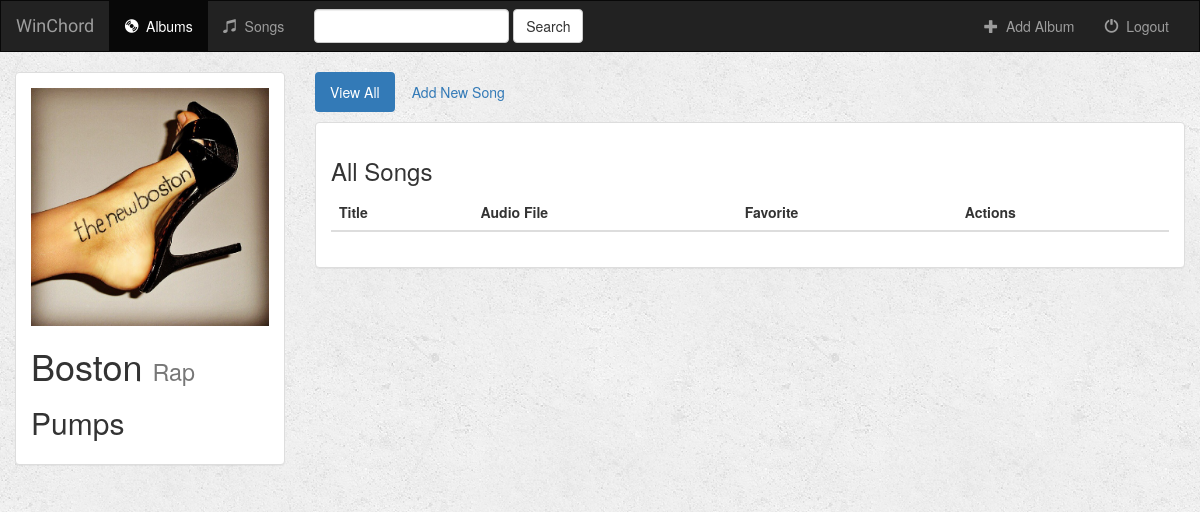
Before: /music/13/ (signed in) with the older database file.
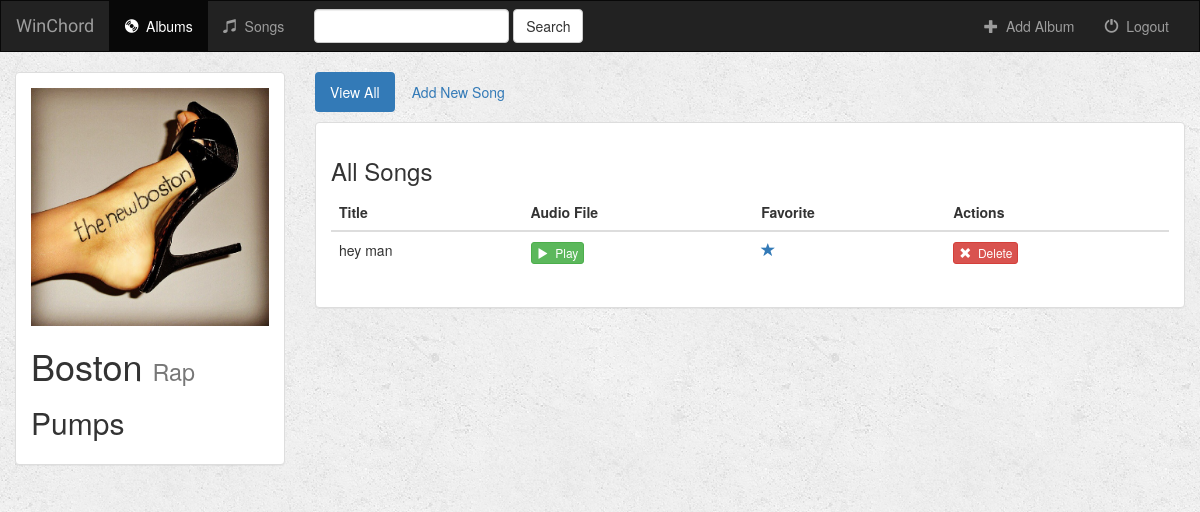
After: the same page with the newer database file.
### music/models.py (models this page shows, shortened)
class Song(models.Model):
    album = models.ForeignKey(Album, on_delete=models.CASCADE)
    song_title = models.CharField(max_length=250)
    audio_file = models.FileField(default='')
    is_favorite = models.BooleanField(default=False)

### music/views.py (the view)
# urls.py: url(r'^(?P<album_id>[0-9]+)/$', views.detail, name='detail'),
def detail(request, album_id):
    if not request.user.is_authenticated:
        return render(request, 'music/login.html')
    else:
        user = request.user
        album = get_object_or_404(Album, pk=album_id)
        return render(request, 'music/detail.html', {'album': album, 'user': user})

### music/models.py (called while the page is built)
    def __str__(self):
        return self.album_title + ' - ' + self.artist

### music/templates/music/detail.html (shortened to what this page needs)
{% extends 'music/base.html' %}
{% block albums_active %}active{% endblock %}
{% block body %}
<div class="container-fluid songs-container">
    <div class="row">
        <div class="col-sm-4 col-md-3">
            <div class="panel panel-default">
                <div class="panel-body">
                    <a href="{% url 'music:detail' album.id %}">
                        {% if album.album_logo %}
                            <img src="{{ album.album_logo.url}}" class="img-responsive">
                        {% else %}
                             <h3>No image to display</h3>
                        {% endif %}
                    </a>
                    <h1>{{ album.album_title }} <small>{{ album.genre }}</small></h1>
                    <h2>{{ album.artist }}</h2>
                </div>
            </div>
        </div>
        <div class="col-sm-8 col-md-9">
            <ul class="nav nav-pills" style="margin-bottom: 10px;">
                <li role="presentation" class="active"><a href="{% url 'music:detail' album.id %}">View All</a></li>
                <li role="presentation"><a href="{% url 'music:create_song' album.id %}">Add New Song</a></li>
            </ul>
            <div class="panel panel-default">
                <div class="panel-body">
                    <h3>All Songs</h3>
                    <table class="table">
                        <thead>
                        <tr>
                            <th>Title</th>
                            <th>Audio File</th>
                            <th>Favorite</th>
                            <th>Actions</th>
                        </tr>
                        </thead>
                        <tbody>
                        {% for song in album.song_set.all %}
                            <tr>
                                <td>{{ song.song_title }}</td>
                                <td>
                                    <a target="_blank" href="{{ song.audio_file.url }}">
                                        <button type="button" class="btn btn-success btn-xs">
                                            <span class="glyphicon glyphicon-play"></span>&nbsp; Play
                                        </button>
                                    </a>
                                </td>
                                <td>
                                    <a href="{% url 'music:favorite' song.id %}" class="btn-favorite"><span class="glyphicon glyphicon-star {% if song.is_favorite %}active{% endif %}"></span></a>
                                </td>
                                <td>
                                    <form action="{% url 'music:delete_song' album.id song.id %}" method="post" style="display: inline;">
                                        <button type="submit" class="btn btn-danger btn-xs">
                                            <span class="glyphicon glyphicon-remove"></span>&nbsp; Delete
                                        </button>
                                    </form>
                                </td>
                            </tr>
                        {% endfor %}
                        </tbody>
                    </table>
                </div>
            </div>
        </div>
    </div>
</div>
{% endblock %}

Changed rows visible on the page:
added Song: song_title "hey man", is_favorite False (drawn)
